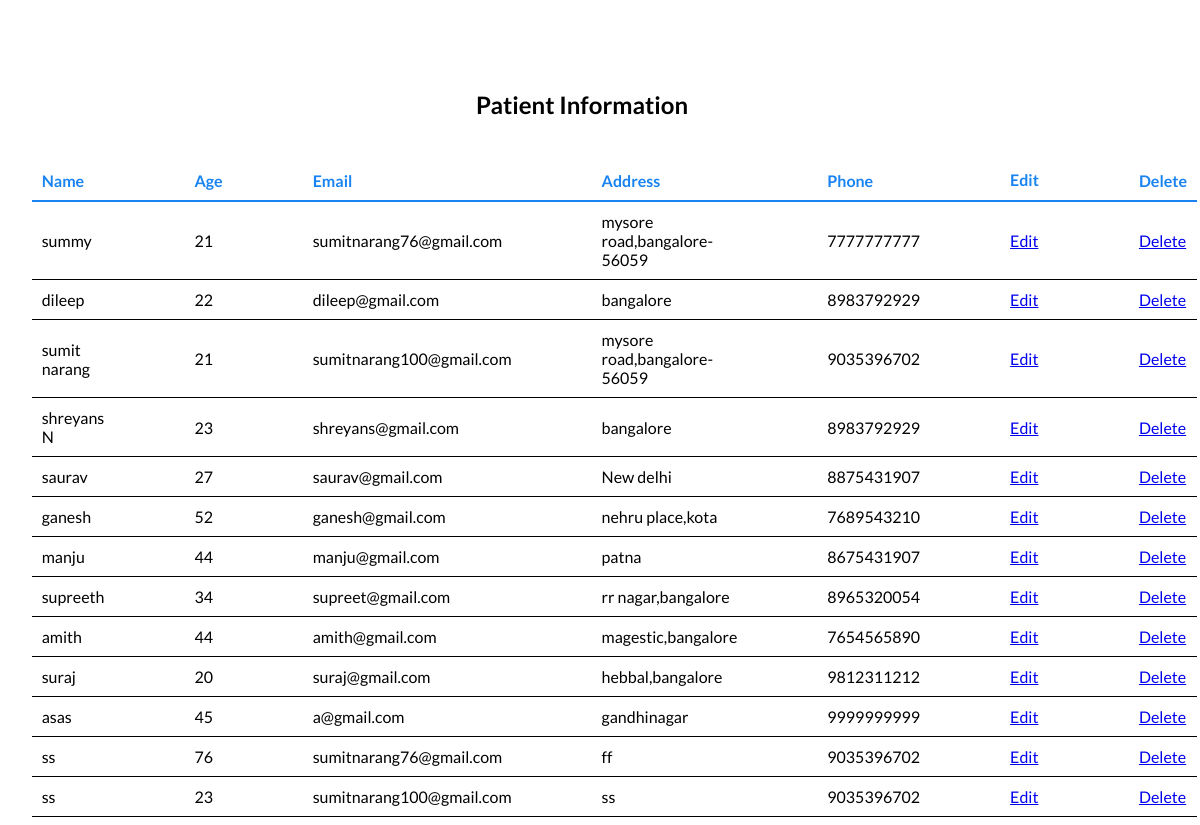
Screenshot of /dental/patienteditadmin.php with the database file from the repository.
### tables this page shows
CREATE TABLE IF NOT EXISTS `signup` (
  `userid` smallint(5) NOT NULL,
  `user_level` tinyint(1) NOT NULL,
  `name` varchar(30) NOT NULL,
  `phone` bigint(10) unsigned NOT NULL,
  `age` tinyint(3) NOT NULL,
  `address` text NOT NULL,
  `email` varchar(30) NOT NULL,
  `password` varchar(20) NOT NULL,
  `registration_date` datetime NOT NULL
);

### dental/patienteditadmin.php (the view, shortened to what this page needs)
<!doctype html>
<html lang=en>
<head>
<link rel="stylesheet" type="text/css" href="patienteditadmin.css">
</head>
<body>
<div id="container">
<div id="content">
<h2 class="page">Patient Information</h2>
<?php
require('connect-mysql.php');
$q = "SELECT name AS name,age AS age ,phone AS phone,email AS email,address AS address ,userid  FROM signup";
$result = @mysqli_query ($dbcon, $q);
if ($result) {
				echo '<table class="table">
				<tr class="heading"><td class="col head"><b>Name</b></td><td class="col head"><b>Age</b></td><td class="col head"><b>Email</b></td>
				<td class="col head"><b>Address</b></td><td class="col head"><b>Phone</b></td><td><b class="col head">Edit</b></td>
                <td class="last"><b>Delete</b></td></tr>';
				while ($row = mysqli_fetch_array($result, MYSQLI_ASSOC)) {
				echo '<tr class="heading2"><td class="col">' . $row['name'] . '</td><td class="col">'.  $row['age'] . '</td>
				<td class="col">'.  $row['email'] . '</td>
				<td class="col">'.  $row['address'] . '</td><td class="col">'.  $row['phone'] . '</td>
				<td class="col"><a href="edit_patientinfo.php?id=' . $row['userid'] . '">Edit</a></td>
                <td class="last1"><a href="delete.php?id=' . $row['userid'] . '">Delete</a></td></tr>'; }
				echo '</table>';
			   }
else {
		echo '<p class="error">The current users could not be retrieved. We apologize
		for any inconvenience.</p>';
		echo '<p>' . mysqli_error($dbcon) . '<br><br>Query: ' . $q . '</p>';
     }
?>
</div>
</div>
</body>
</html>

### dental/patienteditadmin.css (style rules this page uses)
.col { font-family: 'Lato', sans-serif; padding-right:80px; }
.head { color: #1984f1; font-family: 'Lato', sans-serif; }
.heading { color: black; border-bottom: 2px solid #1984f1; }
table { border-collapse: collapse; margin-left: 2%; margin-top: 160px; }
.heading2 { border-bottom:1px solid black; }
.page { position: absolute; top: 70px; margin-left: 39%; color: black; font-family: 'Lato', sans-serif; }
td { padding: 10px; }
.last { color: #1984f1; font-family: 'Lato', sans-serif; }
.last1 { font-family: 'Lato', sans-serif; }

### rows the page displays
signup: name "summy", age "21", email "sumitnarang76@gmail.com", address "mysore road,bangalore-56059", phone "7777777777"
signup: name "dileep", age "22", email "dileep@gmail.com", address "bangalore", phone "8983792929"
signup: name "sumit narang", age "21", email "sumitnarang100@gmail.com", address "mysore road,bangalore-56059", phone "9035396702"
signup: name "shreyans N", age "23", email "shreyans@gmail.com", address "bangalore", phone "8983792929"
signup: name "saurav", age "27", email "saurav@gmail.com", address "New delhi", phone "8875431907"
signup: name "ganesh", age "52", email "ganesh@gmail.com", address "nehru place,kota", phone "7689543210"
signup: name "manju", age "44", email "manju@gmail.com", address "patna", phone "8675431907"
signup: name "supreeth", age "34", email "supreet@gmail.com", address "rr nagar,bangalore", phone "8965320054"
signup: name "amith", age "44", email "amith@gmail.com", address "magestic,bangalore", phone "7654565890"
signup: name "suraj", age "20", email "suraj@gmail.com", address "hebbal,bangalore", phone "9812311212"
signup: name "asas", age "45", email "a@gmail.com", address "gandhinagar", phone "9999999999"
signup: name "ss", age "76", email "sumitnarang76@gmail.com", address "ff", phone "9035396702"
signup: name "ss", age "23", email "sumitnarang100@gmail.com", address "ss", phone "9035396702"
